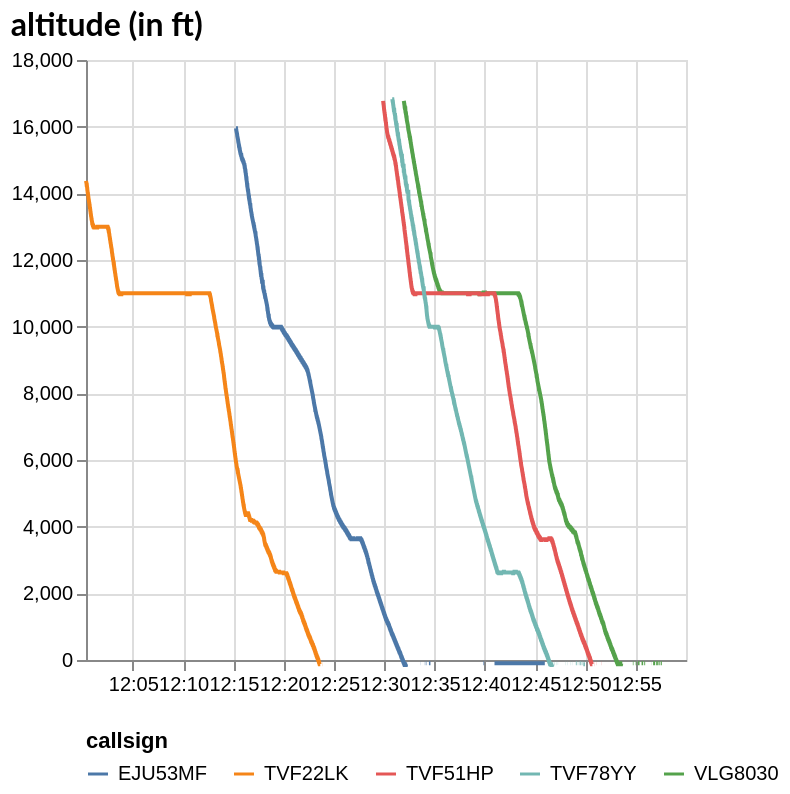

Notebook cell for this chart:
### Code cell
chart = (
    alt.layer(
        *(
            flight.chart().encode(
                alt.X(
                    "utcdayhoursminutesseconds(timestamp)",
                    axis=alt.Axis(format="%H:%M"),
                    title=None,
                ),
                alt.Y("altitude", title=None, scale=alt.Scale(domain=(0, 18000))),
                alt.Color("callsign"),
            )
            for flight in subset
        )
    )
    .properties(title="altitude (in ft)")  # "trick" to display the y-axis title horizontally
    .configure_legend(orient="bottom")
    .configure_title(anchor="start", font="Lato", fontSize=16)
)
chart

### Figure 1 — Vega-Lite specification as saved in the notebook (floating-point values rounded to 4 significant figures; data arrays with more than 128 entries replaced by an {"elided": "..."} marker saying what was removed)
{"config": {"view": {"continuousWidth": 300, "continuousHeight": 300}, "legend": {"orient": "bottom"}, "title": {"anchor": "start", "font": "Lato", "fontSize": 16}}, "layer": [{"data": {"name": "data-71f1a7c632d8c5961956bc7b299520c4"}, "mark": {"type": "line"}, "encoding": {"color": {"field": "callsign", "type": "nominal"}, "x": {"axis": {"format": "%H:%M"}, "field": "timestamp", "timeUnit": "utcdayhoursminutesseconds", "title": null, "type": "temporal"}, "y": {"field": "altitude", "scale": {"domain": [0, 18000]}, "title": null, "type": "quantitative"}}}, {"data": {"name": "data-bde9b41dba70b8826f514fe056b26b6f"}, "mark": {"type": "line"}, "encoding": {"color": {"field": "callsign", "type": "nominal"}, "x": {"axis": {"format": "%H:%M"}, "field": "timestamp", "timeUnit": "utcdayhoursminutesseconds", "title": null, "type": "temporal"}, "y": {"field": "altitude", "scale": {"domain": [0, 18000]}, "title": null, "type": "quantitative"}}}, {"data": {"name": "data-de8d10f1006b7dfe10fe45022f27f0fa"}, "mark": {"type": "line"}, "encoding": {"color": {"field": "callsign", "type": "nominal"}, "x": {"axis": {"format": "%H:%M"}, "field": "timestamp", "timeUnit": "utcdayhoursminutesseconds", "title": null, "type": "temporal"}, "y": {"field": "altitude", "scale": {"domain": [0, 18000]}, "title": null, "type": "quantitative"}}}, {"data": {"name": "data-09acef7a88563dfd8950b362c677e0d7"}, "mark": {"type": "line"}, "encoding": {"color": {"field": "callsign", "type": "nominal"}, "x": {"axis": {"format": "%H:%M"}, "field": "timestamp", "timeUnit": "utcdayhoursminutesseconds", "title": null, "type": "temporal"}, "y": {"field": "altitude", "scale": {"domain": [0, 18000]}, "title": null, "type": "quantitative"}}}, {"data": {"name": "data-66be56aa2ac9dedc09fd1ea59ba70fde"}, "mark": {"type": "line"}, "encoding": {"color": {"field": "callsign", "type": "nominal"}, "x": {"axis": {"format": "%H:%M"}, "field": "timestamp", "timeUnit": "utcdayhoursminutesseconds", "title": null, "type": "temporal"}, "y": {"field": "altitude", "scale": {"domain": [0, 18000]}, "title": null, "type": "quantitative"}}}], "title": "altitude (in ft)", "$schema": "https://vega.github.io/schema/vega-lite/v5.20.1.json", "datasets": {"data-71f1a7c632d8c5961956bc7b299520c4": {"elided": "1683 records"}, "data-bde9b41dba70b8826f514fe056b26b6f": {"elided": "1430 records"}, "data-de8d10f1006b7dfe10fe45022f27f0fa": {"elided": "1308 records"}, "data-09acef7a88563dfd8950b362c677e0d7": {"elided": "1594 records"}, "data-66be56aa2ac9dedc09fd1ea59ba70fde": {"elided": "1843 records"}}}
